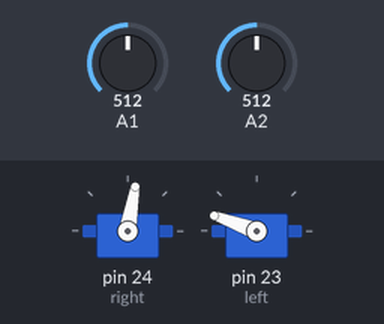
A sketch run on a simulated Arduino Mega 2560, built with avr-gcc and run on an emulated ATmega2560. Parts: 2 × servo. The inputs (shaded band) are chosen by the test bench; at power-on: A2 = 512, A1 = 512.

Above: at 1.2 s.
1.3 s: A2 set to 527
At 2.2 s:
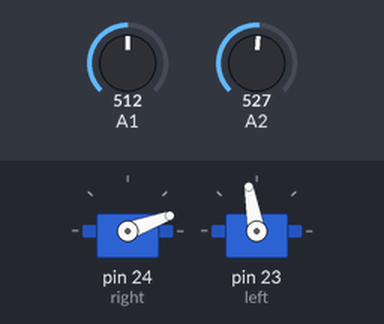
2.8 s: A2 set to 511
At 3.3 s:
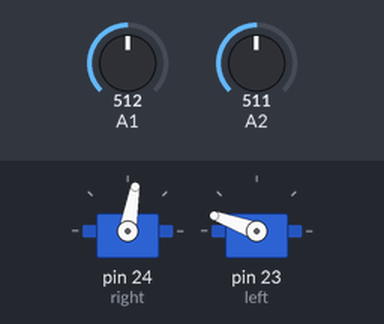
4.3 s: A2 set to 716
At 5.7 s:
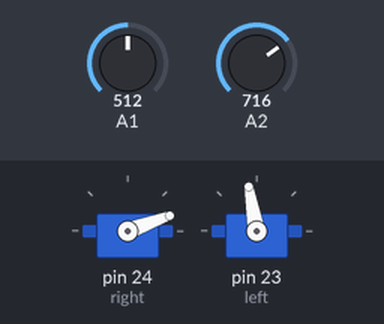
Timing chart, 0 to 7.3 s (numbered marks = the images above; inputs shaded):
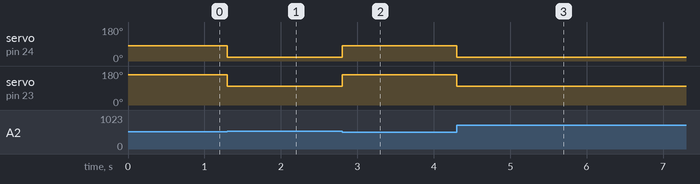

The sketch:

Robothon_2016_drive_with_sensor.ino
```cpp
#include <Servo.h>

int analogValueRight = 0;    // variable to hold the analog value
int analogValueLeft = 0;


Servo right;  // create servo object to control right servo
Servo left;   // create servo object to control left servo


void setup() {

  right.attach(24);  // attaches the right servo on pin 23 to the servo object
  left.attach(23);  // attaches the left servo on pin 24 to the servo object

}

void loop() {

  analogValueRight = analogRead(A1);
  analogValueLeft = analogRead(A2);

  if(analogValueRight < analogValueLeft){
    left.write(100);
    right.write(20);
   // Serial.println(analogValueFront);
  }else{
    left.write(160);
    right.write(80);
    //Serial.println(analogValueBack);
  }

//  if(analogValueRight > 3000, analogValueLeft > 3000){
//    left.write(90);
//    right.write(160);
//    delay(1500);
//  }
}
```

Measured:
- the behaviour switches between 512 and 513 on A2 (found by bisection; images 0 and 1)
- after the input at 1.3 s, servo on pin 24 (right): 80° → 20° at once; servo on pin 23 (left): 160° → 100° at once
- after the input at 2.8 s, servo on pin 24 (right): 20° → 80° at once; servo on pin 23 (left): 100° → 160° at once
- after the input at 4.3 s, servo on pin 24 (right): 80° → 20° at once; servo on pin 23 (left): 160° → 100° at once
